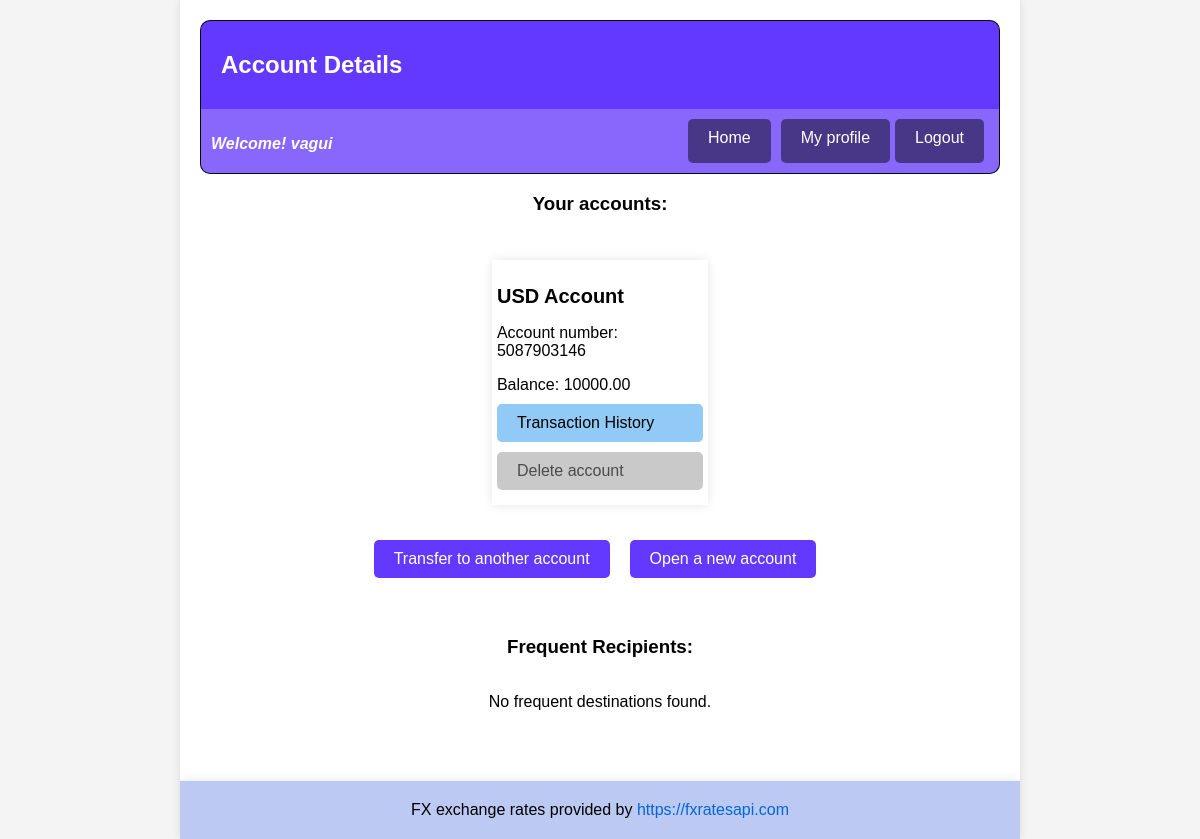
Screenshot of /accounts/account/ (signed in) with the database file from the repository.
### accounts/models.py (models this page shows, shortened)
class Account(models.Model):
    user = models.ForeignKey(User, on_delete=models.CASCADE)
    balance = MoneyField(max_digits=10, decimal_places=2, default=0.00, default_currency='USD')
    account_number = models.CharField(max_length=10, unique=True)
    currency = models.CharField(max_length=3)

### accounts/views.py (the view)
# urls.py: path('account/', views.account_details, name='account_details'),
@login_required
def account_details(request):
    user_accounts = Account.objects.filter(user=request.user)
    user_profile, created = UserProfile.objects.get_or_create(user=request.user)
    frequent_destinations = TransferDestination.objects.filter(
        user_profile=user_profile)
    return render(request, 'account_details.html', {'user_accounts': user_accounts, 'frequent_destinations': frequent_destinations})

### accounts/templates/account_details.html (shortened to what this page needs)
{% extends 'base.html' %}
{% load static %}
{% block static_container %}
  <link rel="stylesheet" type="text/css" href="{% static 'common/css/common.css' %}" />
  <link rel="stylesheet" type="text/css" href="{% static 'css/account_details.css' %}" />
{% endblock %}
{% block maintitle %}
  Account Details
{% endblock %}
{% block subtitle %}
  Your accounts:
{% endblock %}
{% block subcontainer %}
  <div class="accounts-container">
    {% for account in user_accounts %}
      <div class="individual-account-container">
        <h2>{{ account.currency }} Account</h2>
        <p>Account number: {{ account.account_number }}</p>
        <p id="account-balance">Balance: {{ account.balance }}</p>
        <a id="transaction-button" href="{% url 'transaction_history' account.id %}">Transaction History</a>
        <form action="{% url 'delete_account' account.id %}" method="post">
          <a id="delete-button" href="{% url 'delete_account' account.id %}">Delete account</a>
        </form>
      </div>
    {% endfor %}
    <div class="buttons-container">
      <a href="{% url 'make_transaction' %}">Transfer to another account</a><br />
      <a href="{% url 'open_new_account' %}">Open a new account</a><br />
    </div>
  </div>
  <div class="accounts-container">
    <h3 id="subtitle">Frequent Recipients:</h3>
    {% if frequent_destinations %}
      {% for destination in frequent_destinations %}
        <div class="individual-account-container">
          <p>Nickname: {{ destination.nickname }}</p>
          <p>Account Number: {{ destination.destination_account_number }}</p>
          <p>currency: {{ destination.currency }}</p>
          <form action="{% url 'delete_frequent_destination' destination.id %}" method="post">
            {% csrf_token %}
            <input id="delete-button" type="submit" value="Delete" />
          </form>
        </div>
      {% endfor %}
    {% else %}
      <p>No frequent destinations found.</p>
    {% endif %}
  </div>
{% endblock %}

### accounts/templates/base.html (shortened to what this page needs)
<!DOCTYPE html>
<html>
  <head>
    {% load static %}
    {% block static_container %}{% endblock %}
  </head>
  <body>
    <div class="main-container">
      <h1>
        {% block maintitle %}{% endblock %}
      </h1>
      {% block navbar %}
        <div class="bar">
          {% if user_accounts %}
            <p id="bar">Welcome! {{ user_accounts.first.user.username }}</p>
          {% endif %}
          <a class="bar-button left-button" href="{% url 'account_details' %}">Home</a>
          <a class="bar-button" href="{% url 'my_profile' %}">My profile</a>
          <a class="bar-button" href="{% url 'logout' %}">Logout</a>
        </div>
      {% endblock %}
      <h3 id="subtitle">
        {% block subtitle %}{% endblock %}
      </h3>
      <div class="sub-container">
        {% block subcontainer %}
        {% endblock %}
      </div>
    </div>
  </body>
  {% block footercontent %}
    <div class="footer-container">
      <footer>
        <p class="footer">
          FX exchange rates provided by <a href="https://fxratesapi.com">https://fxratesapi.com</a>
        </p>
      </footer>
    </div>
  {% endblock %}
</html>

### static/common/css/common.css (style rules this page uses)
body { font-family: Arial, sans-serif; margin: 0; padding: 0; background-color: #f4f4f4; }
.main-container, .footer { max-width: 800px; margin-bottom: 30px; margin: 0 auto; padding: 20px; background-color: #fff; box-shadow: 0 0 10px rgba(0, 0, 0, 0.1); }
.sub-container { margin: 20px auto; display: flex; flex-direction: column; justify-content: center; align-items: center; }
h1 { font-size: 24px; margin-bottom: 20px; background-color: #6439FF; color: #fff; padding: 30px 20px; margin: 0; border-top-left-radius: 10px; border-top-right-radius: 10px; border-right: 1px solid rgb(6, 6, 17); border-left: 1px solid rgb(6, 6, 17); border-top: 1px solid rgb(6, 6, 17); }
h2 { font-size: 20px; margin-top: 20px; margin-bottom: 10px; }
#subtitle { display: flex; justify-content: center; }
p { margin-bottom: 10px; }
a { text-decoration: none; color: #0366d6; }
form { display: inline; margin: 0; padding: 0; }
.bar { display: flex; justify-content: space-between; background-color: #8867fd; color: #fff; padding: 10px 10px; margin: 0; border-bottom-left-radius: 10px; border-bottom-right-radius: 10px; border-right: 1px solid rgb(6, 6, 17); border-left: 1px solid rgb(6, 6, 17); border-bottom: 1px solid rgb(6, 6, 17); }
.bar-button { display: inline-block; padding: 10px 20px; text-decoration: none; background-color: #483686; color: #fff; border: none; border-radius: 5px; cursor: pointer; transition: background-color 0.3s; margin-right: 5px; }
.left-button { margin-left: auto; margin-right: 10px; }
.bar p { font-style: italic; font-weight: 600; }
.footer-container { text-align: center; }
.footer { max-width: 800px; margin: 0 auto; padding: 20px; background-color: #bccaf3; box-shadow: 0 0 10px rgba(0, 0, 0, 0.1); }

### accounts/static/css/account_details.css (style rules this page uses)
h1 { background-color: #6439FF; color: #fff; padding: 30px 20px; margin: 0; }
#subtitle { display: flex; justify-content: center; }
.accounts-container, .frequent-destinations-container { display: flex; flex-wrap: wrap; justify-content: center; max-width: 700px; margin: 0 auto; padding: 20px; background-color: #fff; }
.individual-account-container { max-width: 30%; box-shadow: 0 0 10px rgba(0, 0, 0, 0.1); margin: 5px 5px; padding: 5px 5px; }
h3 { width: 100%; }
.buttons-container { margin-top: 30px; display: flex; width: 100%; gap: 10px; justify-content: center; }
.buttons-container a { display: inline-block; padding: 10px 20px; text-decoration: none; background-color: #6439FF; color: #fff; border: none; border-radius: 5px; cursor: pointer; transition: background-color 0.3s; }
#transaction-button { display: flex; align-items: center; padding: 10px 20px; text-decoration: none; background-color: #91c9f7; color: black; border: none; border-radius: 5px; cursor: pointer; transition: background-color 0.3s; margin: 10px auto; }
#delete-button { display: flex; align-items: center; padding: 10px 20px; text-decoration: none; background-color: #cac9ca; color: rgb(75, 75, 75); border: none; border-radius: 5px; cursor: pointer; transition: background-color 0.3s; margin: 10px auto; }

### rows the page displays
Account: first.user.username "vagui", currency "USD", account_number "5087903146", balance "10000.00"
